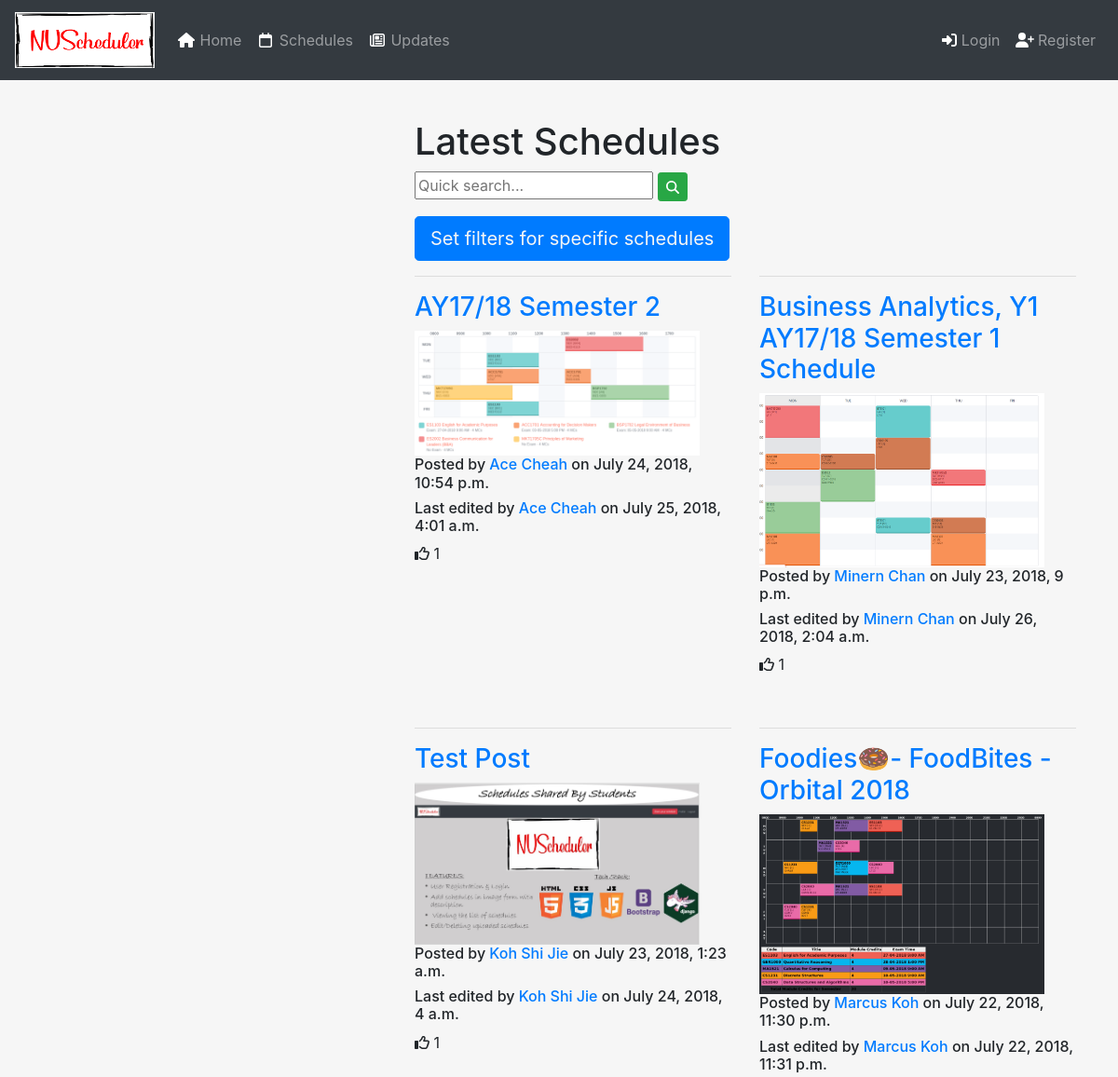
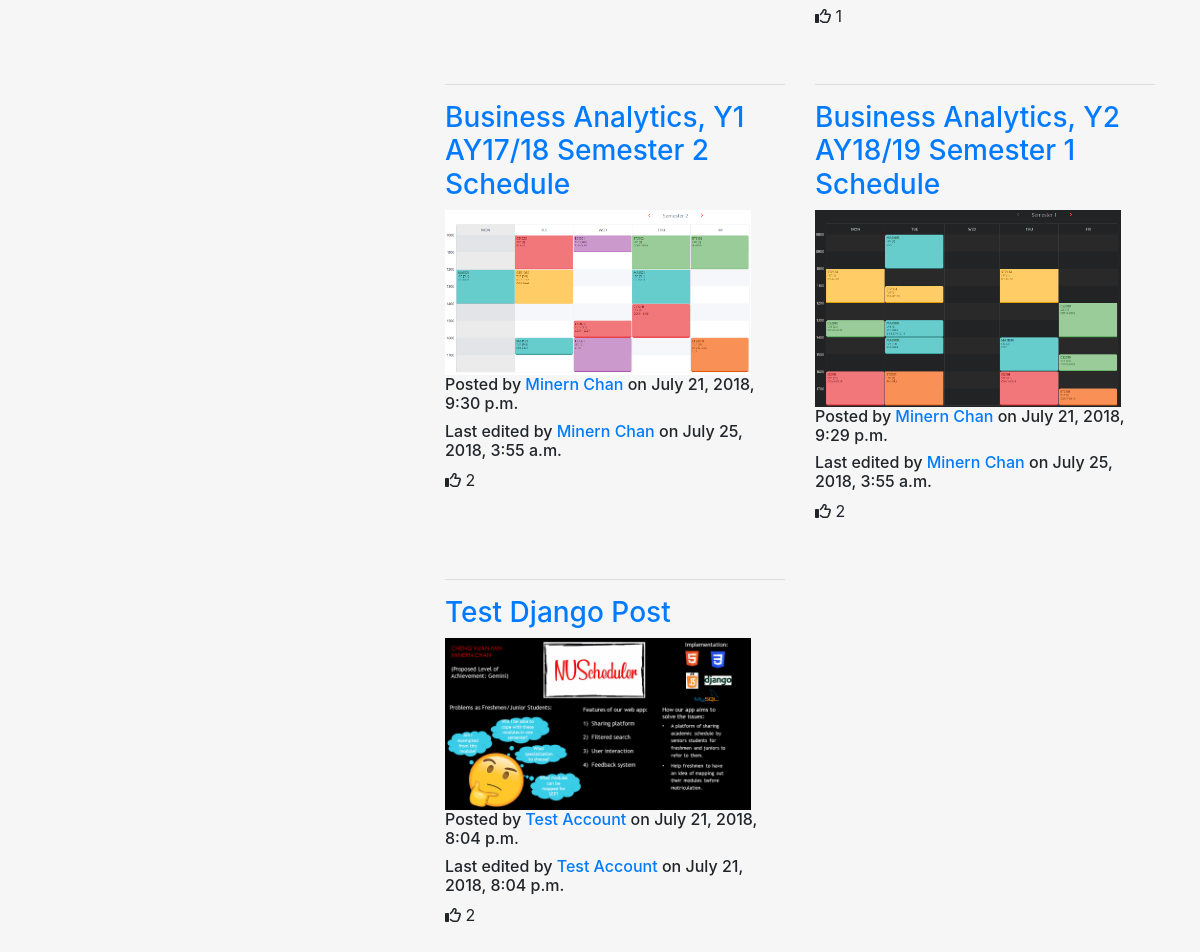
Page /schedule/ on the committed database (2 pictures, top to bottom).
### schedule/models.py (models this page shows, shortened)
class SchedulePost(models.Model):
    id = models.UUIDField(primary_key=True, default=uuid.uuid4, editable=False)
    title = models.CharField(max_length=140)
    image = models.ImageField(upload_to='schedule_image')
    faculty = models.CharField(max_length=100)
    course_name = models.CharField(max_length=200)
    year = models.IntegerField()
    semester = models.CharField(max_length=100)
    modules_taken = MultiSelectField(choices=MODULE_CHOICES)
    desc = models.TextField()
    user = models.ForeignKey(get_user_model(), on_delete=models.CASCADE)
    created = models.DateTimeField(auto_now_add=True)
    updated = models.DateTimeField(auto_now=True)
    like = models.ManyToManyField(get_user_model(),related_name='user_votes')

### accounts/models.py (models this page shows)
class User(AbstractUser):
    username = None
    id = models.UUIDField(primary_key=True, default=uuid.uuid4, editable=False)
    email = models.EmailField(_('email address'), unique=True)
    faculty = models.CharField(max_length=100)
    course_name = models.CharField(max_length=200)
    year = models.CharField(max_length=50)
    USERNAME_FIELD = 'email'
    REQUIRED_FIELDS = ['first_name','last_name','faculty','course_name','year',]
    objects = UserManager()

### schedule/views.py (the view)
# urls.py: path('', views.ScheduleView.as_view(), name='schedule'),
class ScheduleView(TemplateView):
    template_name = 'schedule/schedule.html'
    def get(self,request): #Requires HttpResponse
        schedule_posts = SchedulePost.objects.all().order_by('-created')
        args = {'schedule_posts': schedule_posts,}
        return render(request, self.template_name, args)

### schedule/templates/schedule/schedule.html
{% extends 'base.html' %}
{% block content %}
<div class="container-fluid">
    <h1>Latest Schedules</h1>
    <form method="GET" action="{% url 'schedule_search' %}" style="float:left;">
        <input name="q" value="{{request.GET.q}}" placeholder="Quick search...">
        <button type="submit" class="btn btn-success btn-sm"><span class="fa fa-search"></span></button>
    </form>
    <br><br>
    <button type="button" class="btn btn-primary btn-lg" style="float:left;"><a href="{% url 'schedule_filter' %}" style="color:#f6f6f6">Set filters for specific schedules</a></button>
    <br><br>
    {% for schedule_post in schedule_posts %}
        {% if forloop.first %} <div class="row"> {% endif %}
            <div class="col-sm-6">
                <hr>
                <h3><a href="{% url 'view_schedule' pk=schedule_post.id %}">{{ schedule_post.title }}</a></h3>
                {% if schedule_post.image %}
                <a href="{% url 'view_schedule' pk=schedule_post.id %}">
                    <img src="{{ schedule_post.image.url }}" class="img-fluid" style="max-width:90%">
                </a>
                {% endif %}
                <h6>Posted by <a href="{% url 'view_other_profile' id=schedule_post.user.id %}">{{ schedule_post.user.get_full_name }}</a> on {{ schedule_post.created }}</h6>
                <h6>Last edited by <a href="{% url 'view_other_profile' id=schedule_post.user.id %}"> {{ schedule_post.user.get_full_name }}</a> on {{ schedule_post.updated }}</h6>
                <p><i class="far fa-thumbs-up"></i> {{ schedule_post.like.count }} </p>
                <br>
            </div>
        {% if forloop.counter|divisibleby:2 %} </div> <div class="row"> {% endif %}
        {% if forloop.last %} </div> {% endif %}
    {% endfor %}
    <br>
    <br>
</div>
{% endblock %}

### homepage/static/homepage/css/all.css (style rules this page uses)
.fa-thumbs-up:before { content: "\f164"; }

### homepage/templates/base.html (style rules this page uses)
html, body { height:100% }

### rows in the picture
SchedulePost: title "AY17/18 Semester 2", image (picture), user.get_full_name "Ace Cheah", created "July 24, 2018, 10:54 p.m.", updated "July 25, 2018, 4:01 a.m.", like.count "1"
SchedulePost: title "Business Analytics, Y1 AY17/18 Semester 1 Schedule", image (picture), user.get_full_name "Minern Chan", created "July 23, 2018, 9 p.m.", updated "July 26, 2018, 2:04 a.m.", like.count "1"
SchedulePost: title "Test Post", image (picture), user.get_full_name "Koh Shi Jie", created "July 23, 2018, 1:23 a.m.", updated "July 24, 2018, 4 a.m.", like.count "1"
SchedulePost: title "Foodies🍩- FoodBites - Orbital 2018", image (picture), user.get_full_name "Marcus Koh", created "July 22, 2018, 11:30 p.m.", updated "July 22, 2018, 11:31 p.m.", like.count "1"
SchedulePost: title "Business Analytics, Y1 AY17/18 Semester 2 Schedule", image (picture), user.get_full_name "Minern Chan", created "July 21, 2018, 9:30 p.m.", updated "July 25, 2018, 3:55 a.m.", like.count "2"
SchedulePost: title "Business Analytics, Y2 AY18/19 Semester 1 Schedule", image (picture), user.get_full_name "Minern Chan", created "July 21, 2018, 9:29 p.m.", updated "July 25, 2018, 3:55 a.m.", like.count "2"
SchedulePost: title "Test Django Post", image (picture), user.get_full_name "Test Account", created "July 21, 2018, 8:04 p.m.", updated "July 21, 2018, 8:04 p.m.", like.count "2"
